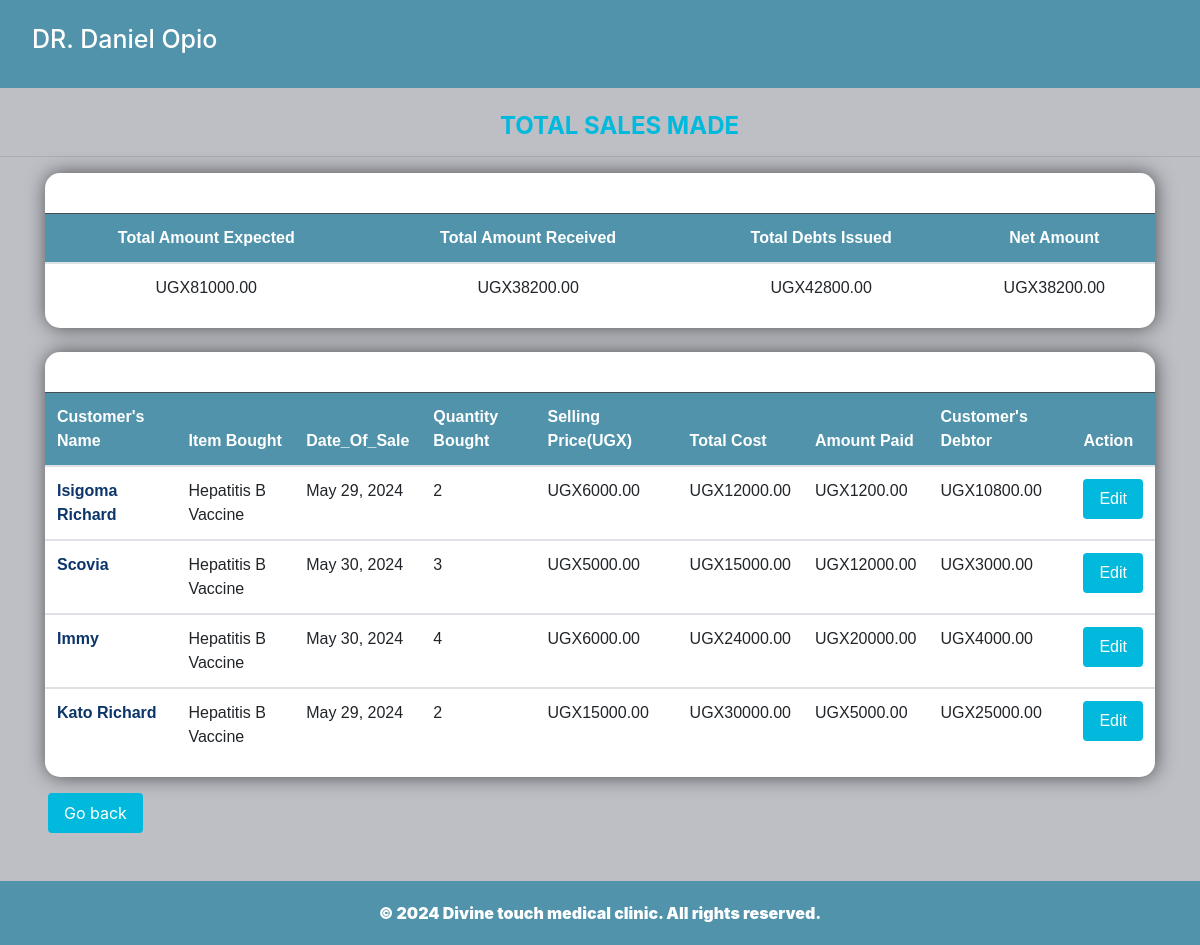
/all_sales/, run on an earlier commit of the app's database.
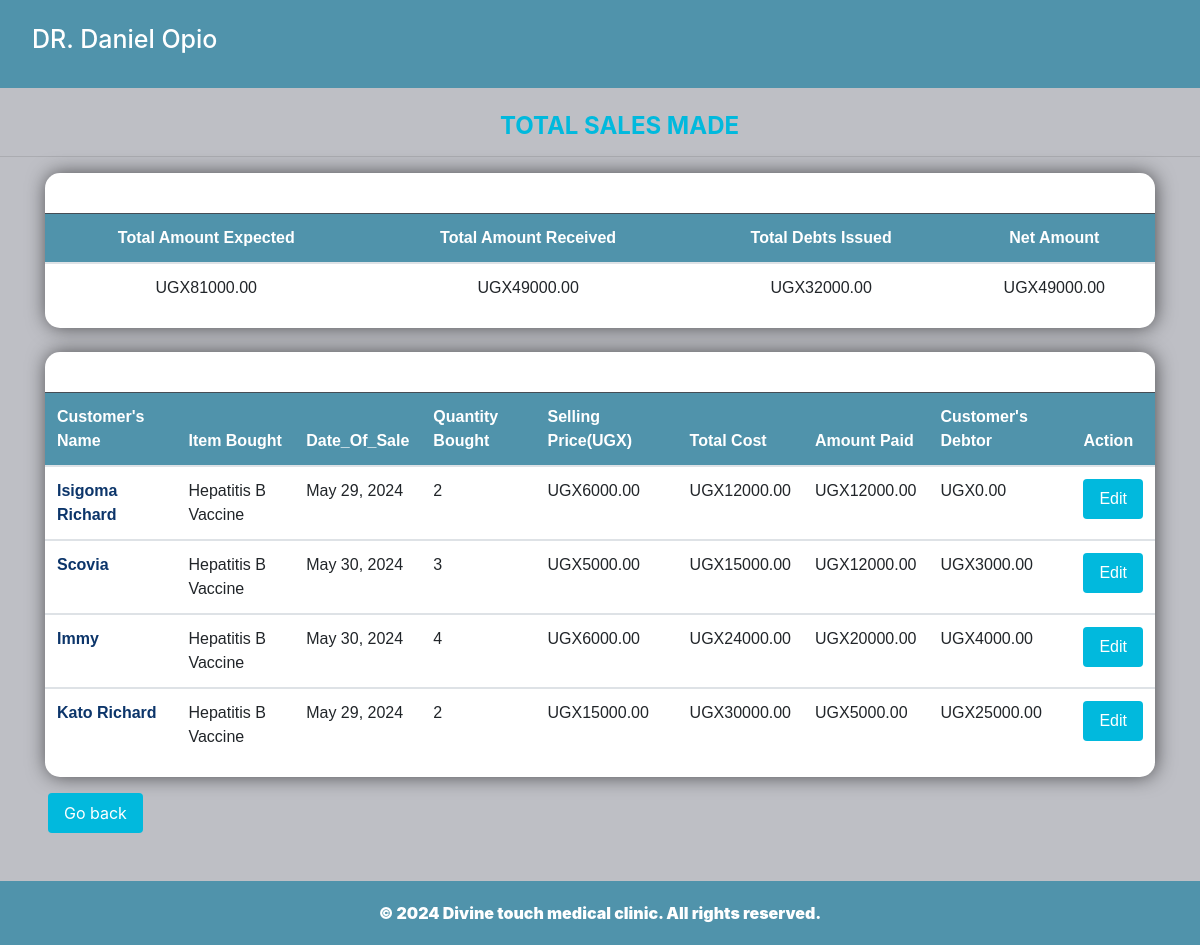
And on a later commit of the database.
### pharmacyapp/models.py (models this page shows, shortened)
class Salerecord(models.Model):
    name_of_the_item = models.ForeignKey(Divine, on_delete=models.CASCADE ,blank=True)
    payee = models.CharField(max_length=100 , null=True,blank=True)
    quantity_sold = models.IntegerField(default=0, null=True, blank=True)
    Selling_price= models.DecimalField(max_digits=10, decimal_places=2, default=0, null=True, blank=True)
    amount_received = models.DecimalField(max_digits=10, decimal_places=2, default=0, null=True, blank=True)
    date_of_sale = models.DateField(default=timezone.now,null=True,blank=True)
    unit_price = models.DecimalField(max_digits=10, decimal_places=2, default=0, null=True, blank=True)
    amount_due = models.DecimalField(max_digits=10, decimal_places=2, default=0, null=True, blank=True)
    def total_price(self):
        total_price = self.quantity_sold * self.Selling_price
        return total_price
    def change(self):
        change = self.total_price() - self.amount_received
        return change

class Divine(models.Model):
    Category_item = models.ForeignKey(Category, on_delete=models.CASCADE)
    item_name = models.CharField(max_length=200, null=True, blank=True)
    quantity = models.IntegerField(default=0)
    unit_price = models.DecimalField(max_digits=10, decimal_places=2, default=0, null=True, blank=True)
    received_quantity = models.IntegerField(default=0, null=True, blank=True)
    issued_quantity = models.IntegerField(default=0, null=True, blank=True)
    date_of_stock = models.DateField(default=timezone.now, null=True, blank=True)
    def __str__(self):
        return self.item_name

### pharmacyapp/views.py (the view)
# urls.py: path('all_sales/', views.all_sales, name='all_sales'),
def all_sales(request):
    sales=Salerecord.objects.all()
    total_expected=sum([items.total_price() for items in sales])
    total=sum([items.amount_received for items in sales])
    change=sum([items.change() for items in sales])
    net=total_expected-change
    return render(request,'pharmacyapp/all_sales.html',{'sales':sales,'total':total,'change':change,'net':net,'total_expected':total_expected})

### pharmacyapp/templates/pharmacyapp/all_sales.html (shortened to what this page needs)
{% extends 'pharmacyapp/base.html'%}
{% block content%}
<br>
    <h4 >TOTAL SALES MADE</h4><hr>
<div class="container">
<div class="table-container">
  <table class="table" style="margin-top:40px;">
    <thead class="table-dark text-center" style="background-color: #5093ab;">
      <tr>
        <th scope="col">Total Amount Expected</th>
        <th scope="col">Total Amount Received</th>
        <th scope="col">Total Debts Issued</th>
        <th scope="col">Net Amount</th>
      </tr>
    </thead>
    <tbody class="text-center">
      <tr>
        <td>UGX{{total_expected}}</td>
        <td>UGX{{total}}</td>
        <td>UGX{{change}}</td>
        <td>UGX{{net}}</td>
      </tr>
    </tbody>
  </table>
</div>
</div>
<br>
<div class="container">
  <div class="table-container">
  <table class=" table" style="margin-top:40px;">
    <thead class="table-dark" style="background-color: #5093ab;">
      <tr>
        <th scope="col">Customer's Name</th>
        <th scope="col">Item Bought</th>
        <th scope="col">Date_Of_Sale</th>
        <th scope="col" >Quantity Bought</th>
        <th scope="col">Selling Price(UGX)</th>
        <th scope="col">Total Cost</th>
        <th scope="col">Amount Paid</th>
        <th scope="col">Customer's Debtor</th>
        <th scope="col">Action</th>
      </tr>
    </thead>
    {% for sale in sales %}
    <tbody>
      <tr>
        <td style="font-weight:bolder; color: #0c356a;">{{sale.payee | title}}</td>
        <td>{{ sale.name_of_the_item | title }}</td>
        <td>{{ sale.date_of_sale }}</td>
        <td>{{ sale.quantity_sold }}</td>
        <td>UGX{{ sale.Selling_price }}</td>
        <td>UGX{{ sale.total_price }}</td>
        <td>UGX{{ sale.amount_received }}</td>
        <td>UGX{{ sale.change }}</td>
        <td><a href="{% url 'itemedit' pk=sale.id %}"  class="btn btn-primary">Edit</a></td>
      </tr>
    </tbody>
    {% endfor %}
  </table>
</div>
</div>
<a href="{% url 'item'  %}"  class="hover-button ml-5 "><input type= "submit" value="Go back" class="btn btn-primary mt-3" type="button"/></a>
{% endblock%}

What changed in the data, as far as the page shows it:
changed Salerecord "Isigoma Richard": amount_received "1200.00" → "12000.00"; change "10800.00" → "0.00"
Also different on the page:
{{ total }}: "38200.00" → "49000.00"
{{ change }}: "42800.00" → "32000.00"
{{ net }}: "38200.00" → "49000.00"
